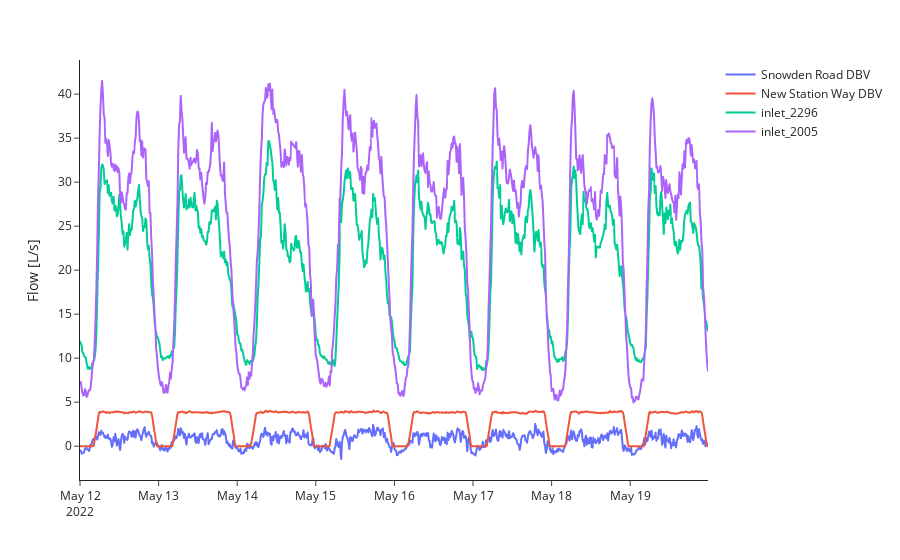

Write notebook code for a chart like this one.
### Markdown cell above
### Hydraulic conditions

### Code cell
try:
    flow_bwfl_ids = ['inlet_2296', 'inlet_2005', 'Snowden Road DBV', 'New Station Way DBV']
    plot_flow_df = flow_df[flow_df['bwfl_id'].isin(flow_bwfl_ids)]
    fig = px.line(
        plot_flow_df,
        x='datetime',
        y='mean',
        color='bwfl_id',
    )
    fig.update_layout(
        xaxis_title='',
        yaxis_title='Flow [L/s]',
        legend_title_text='',
        template='simple_white',
        height=450,
    )
    fig.show()
except:
    print("Plotting data not available.")

### Figure 1 — Plotly figure (JSON) as saved in the notebook; plotly's stock layout.template omitted (floating-point values rounded to 4 significant figures; data arrays with more than 128 entries replaced by an {"elided": "..."} marker saying what was removed)
{"data": [{"hovertemplate": "bwfl_id=Snowden Road DBV<br>datetime=%{x}<br>mean=%{y}<extra></extra>", "legendgroup": "Snowden Road DBV", "line": {"color": "#636efa", "dash": "solid"}, "marker": {"symbol": "circle"}, "mode": "lines", "name": "Snowden Road DBV", "showlegend": true, "type": "scattergl", "x": {"elided": "768 str values"}, "xaxis": "x", "y": {"elided": "768 float values"}, "yaxis": "y"}, {"hovertemplate": "bwfl_id=New Station Way DBV<br>datetime=%{x}<br>mean=%{y}<extra></extra>", "legendgroup": "New Station Way DBV", "line": {"color": "#EF553B", "dash": "solid"}, "marker": {"symbol": "circle"}, "mode": "lines", "name": "New Station Way DBV", "showlegend": true, "type": "scattergl", "x": {"elided": "768 str values"}, "xaxis": "x", "y": {"elided": "768 float values"}, "yaxis": "y"}, {"hovertemplate": "bwfl_id=inlet_2296<br>datetime=%{x}<br>mean=%{y}<extra></extra>", "legendgroup": "inlet_2296", "line": {"color": "#00cc96", "dash": "solid"}, "marker": {"symbol": "circle"}, "mode": "lines", "name": "inlet_2296", "showlegend": true, "type": "scattergl", "x": {"elided": "768 str values"}, "xaxis": "x", "y": {"elided": "768 float values"}, "yaxis": "y"}, {"hovertemplate": "bwfl_id=inlet_2005<br>datetime=%{x}<br>mean=%{y}<extra></extra>", "legendgroup": "inlet_2005", "line": {"color": "#ab63fa", "dash": "solid"}, "marker": {"symbol": "circle"}, "mode": "lines", "name": "inlet_2005", "showlegend": true, "type": "scattergl", "x": {"elided": "768 str values"}, "xaxis": "x", "y": {"elided": "768 float values"}, "yaxis": "y"}], "layout": {"autosize": true, "legend": {"title": {"text": ""}, "tracegroupgap": 0}, "margin": {"t": 60}, "xaxis": {"anchor": "y", "autorange": true, "domain": [0, 1], "range": ["2022-05-12", "2022-05-19 23:45"], "title": {"text": ""}, "type": "date"}, "yaxis": {"anchor": "x", "autorange": true, "domain": [0, 1], "range": [-3.841, 43.87], "title": {"text": "Flow [L/s]"}, "type": "linear"}}}
